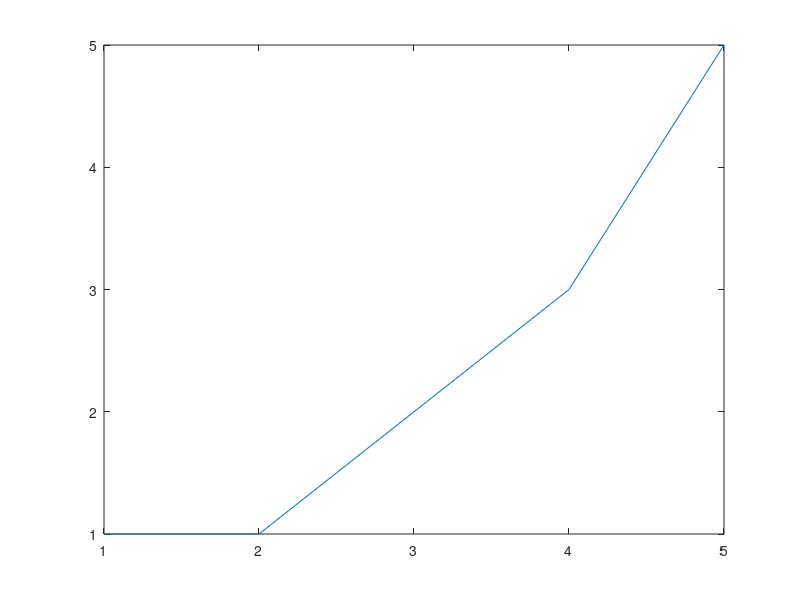

Here is the MATLAB script that generated this plot:
% Serie de Fibonacci
% Salinas Hern?ndez Luis Angel

n = input('Ingresa el numero de terminos a calcular en la serie de Fibonacci: ');
f = zeros(1,n);
q = zeros(1,n);
num = (1:1:n);

%PRUEBA DE CAMBIOS

f(1) = 1;
f(2) = 1;

for i=3:1:n
    f(i) = f(i-1) + f(i-2);
end

disp('La serie de Fibonacci es: ');
disp(f);

plot(f);







